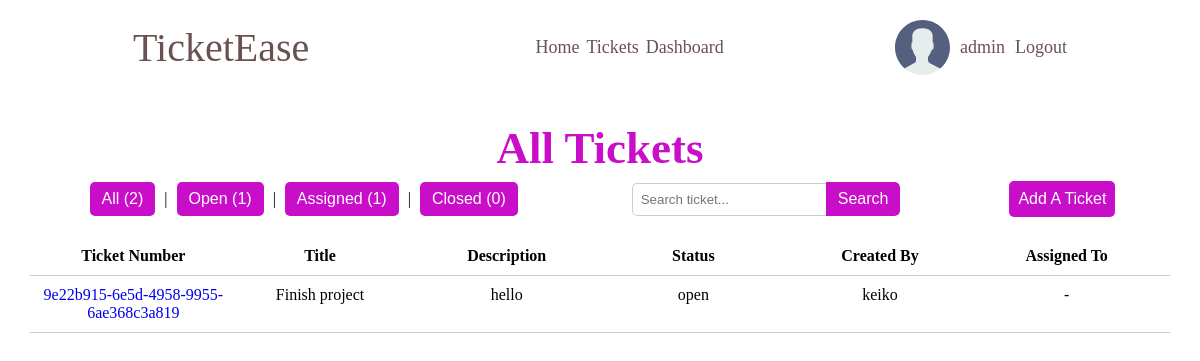
The app's page /tickets/?status=open (signed in) with its own data.
### accounts/models.py (models this page shows)
class CustomUser(AbstractUser):
    USER_TYPE = (
        ('client', 'client'),
        ('engineer', 'engineer'),
    )
    email = models.EmailField()
    bio = models.TextField()
    user_type = models.CharField(max_length=10, choices=USER_TYPE, default='client')
    avatar = models.ImageField(null=True, default="avatars/default_avatar.svg", upload_to='avatars/')

### tickets/models.py (models this page shows, shortened)
class Ticket(models.Model):
    STATUS = (
        ('open', 'open'),
        ('assigned', 'assigned'),
        ('closed', 'closed'),
    )
    ticket_id = models.UUIDField(default=uuid.uuid4)
    slug = models.SlugField(unique=True)
    title = models.CharField(max_length=100)
    description = models.TextField()
    status = models.CharField(max_length=100, choices=STATUS, default='open')
    attachments = models.ImageField(null=True, blank=True, upload_to='attachments/')
    created_by = models.ForeignKey(CustomUser, on_delete=models.SET_NULL, null=True, related_name='created_by')
    assigned_to = models.ForeignKey(CustomUser, on_delete=models.SET_NULL, null=True, blank=True, related_name='assigned_to')
    accepted_on = models.DateTimeField(null=True, blank=True)
    closed_on = models.DateTimeField(null=True, blank=True)
    updated_on = models.DateTimeField(auto_now=True)
    created_on = models.DateTimeField(auto_now_add=True)

### tickets/views.py (the view, shortened to what this page needs)
# urls.py: path('tickets/', ticketsView, name='tickets-view'),
def ticketsView(request):
    tickets = Ticket.objects.all()
    status = request.GET.get('status')  # to filter by status
    query = request.GET.get('q')  # search parameter
    if status:
        tickets = Ticket.objects.filter(status=status)
    tickets = tickets.order_by('-status', '-created_on')
    all_count = Ticket.objects.count()
    open_count = Ticket.objects.filter(status='open').count()
    assigned_count = Ticket.objects.filter(status='assigned').count()
    closed_count = Ticket.objects.filter(status='closed').count()
    context = {
        'tickets': tickets,
        'open_count': open_count,
        'assigned_count': assigned_count,
        'closed_count': closed_count,
        'all_count': all_count,
        'selected_status': status,
    }
    return render(request, 'tickets/tickets-view.html', context)

### tickets/templates/tickets/tickets-view.html (shortened to what this page needs)
{% extends 'tickets/index.html' %}
{% load static %}
{% block css %}
    <link rel="stylesheet" href="{% static  'tickets/styles/tickets.css' %}">
{% endblock %}
{% block content %}
    <section class="ticket-container">
        <div class="title">
            <h1>All Tickets</h1>
        </div>
        <section class="search-filters">
            <section class="status-filters">
                <div class="filter-btns">
                    <button>
                        <a href="{% url 'tickets-view' %}?status=" style="color: white;">All ({{ all_count }})</a>
                    </button>
                    |
                    <button>
                        <a href="{% url 'tickets-view' %}?status=open" style="color: white;">Open ({{ open_count }})</a>
                    </button>
                    |
                    <button>
                        <a href="{% url 'tickets-view' %}?status=assigned" style="color: white;">Assigned ({{ assigned_count }})</a>
                    </button>
                    |
                    <button>
                        <a href="{% url 'tickets-view' %}?status=closed" style="color: white;">Closed ({{ closed_count }})</a>
                    </button>
                </div>
            </section>
            <section class="search-bar-container">
                <form class="search-bar method="GET" action="{% url 'tickets-view' %}">
                    <input type="text" name="q" placeholder="Search ticket...">
                    <button type="submit">Search</button>
                </form>
            </section>
            <section class="create-ticket">
                <form method="post" action="{% url 'create-ticket' %}">
                    <button type="submit"><a href="{% url 'create-ticket' %}" style="color: white;">Add A Ticket</a></button>
                </form>
            </section>
        </section>
        <section class="ticket-list">
            <div class="ticket-row header">
                <div>Ticket Number</div>
                <div>Title</div>
                <div>Description</div>
                <div>Status</div>
                <div>Created By</div>
                <div>Assigned To</div>
            </div>
            {% for ticket in tickets %}
            <div class="ticket-row">
                <div> <a href="{% url 'ticket-details' slug=ticket.slug %}">{{ ticket.ticket_id }}</a></div>
                <div>{{ ticket.title }}</div>
                <div>{{ ticket.description }}</div>
                <div>{{ ticket.status }}</div>
                <div>{{ ticket.created_by.username }}</div>
                {% if assingned_to %}
                    <div>{{ ticket.assingned_to.username }}</div>
                {% else %}
                    <div><p>-</p></div>
                {% endif %}
            {% empty %}
                <div class="empty">
                    <p>There are no tickets</p>
                </div>
            </div>
            {% endfor %}
        </section>
    </section>
{% endblock %}

### tickets/templates/tickets/navbar.html
{% load static %}
<section class="top-nav">
    <div class="logo">
        <a href="{% url 'home' %}">TicketEase</a>
    </div>
    <nav class="nav-links">
        <a href="{% url 'home' %}">Home</a>
        <a href="{% url 'tickets-view' %}">Tickets</a>
        <a href="">Dashboard</a>
    </nav>
    <section class="auth">
        {% if user.is_authenticated %}
            <a href="#" class="avatar avatar--medium active">
                {% if user.avatar %}
                    <img src="{{ user.avatar.url }}" alt="{{ user.username }}" />
                {% else %}
                    <img src="{% static 'media/avatars/default_avatar.svg' %}" alt="{{ user.username }}" />
                {% endif %}
                {{user.username}}
            </a>
            <a href="{% url 'account_logout' %}">Logout</a>
        {% else %}
            <a href="{% url 'account_login' %}">Login</a>
            <a href="{% url 'account_signup' %}">Register</a>
        {% endif %}
    </section>
</section>

### tickets/static/tickets/styles/main.css (style rules this page uses)
:root { --box-shadow: 1px 1px 3px 1px rgba(0, 0, 0, 0.15); --button-color: rgb(201, 14, 201); --button-color-hover: rgb(128, 0, 128); --text-color: rgba(52, 19, 19, 0.733); --text-color-light: white; --title-color: rgb(201, 14, 201); }
* { margin: 0; padding: 0; box-sizing: border-box; }
a { cursor: pointer; text-decoration: none; }
button { background-color: var(--button-color); border-color: transparent; border-radius: 5px; color: var(--text-color-light); font-size: 16px; padding: 7px; width: fit-content; }
.title { text-align: center; padding: 7px; color: var(--title-color); font-size: 30px; }
.search-bar-container { display: flex; align-items: center; }
.search-bar { display: flex; align-items: center; border-radius: 5px; overflow: hidden; }
.search-bar input[type="text"] { padding: 8px; border: 1px solid #ccc; border-right: none; border-radius: 5px 0 0 5px; }
.search-bar button { padding: 8px 12px; background-color: var(--button-color); color: var(--text-color-light); border: none; border-radius: 0 5px 5px 0; }
.top-nav { align-items: center; color: var(--text-color); display: flex; justify-content: space-around; margin: 10px; padding: 10px; }
.top-nav a { color: var(--text-color); }
.logo { font-size: 40px; font-weight: 500; }
.nav-links { font-size: 18px; display: flex; gap: 7px; }
.auth { font-size: 18px; display: flex; align-items: center; gap: 10px; }
.avatar { display: flex; align-items: center; justify-content: flex-end; gap: 10px; }

### tickets/static/tickets/styles/tickets.css (style rules this page uses)
.ticket-container { margin-bottom: 20px; padding: 10px; }
.search-filters { align-items: center; display: flex; justify-content: space-around; margin-bottom: 20px; }
.status-filters { display: flex; align-items: center; }
.filter-btns button { background-color: var(--button-color); border: none; border-radius: 5px; padding: 8px 12px; margin: 0 5px; }
.filter-btns a { color: white; text-decoration: none; }
.ticket-list { display: flex; flex-direction: column; margin-top: 20px; }
.ticket-row { display: flex; justify-content: space-between; padding: 10px; border-bottom: 1px solid #ccc; }
.ticket-row.header { font-weight: bold; }
.ticket-row > div { flex: 1; text-align: center; }

### records on screen
CustomUser: avatar (placeholder picture), username "admin"
Ticket: ticket_id "9e22b915-6e5d-4958-9955-6ae368c3a819", title "Finish project", description "hello", status "open", created_by.username "keiko"

### other values on screen
{{ all_count }} "2"
{{ open_count }} "1"
{{ assigned_count }} "1"
{{ closed_count }} "0"
